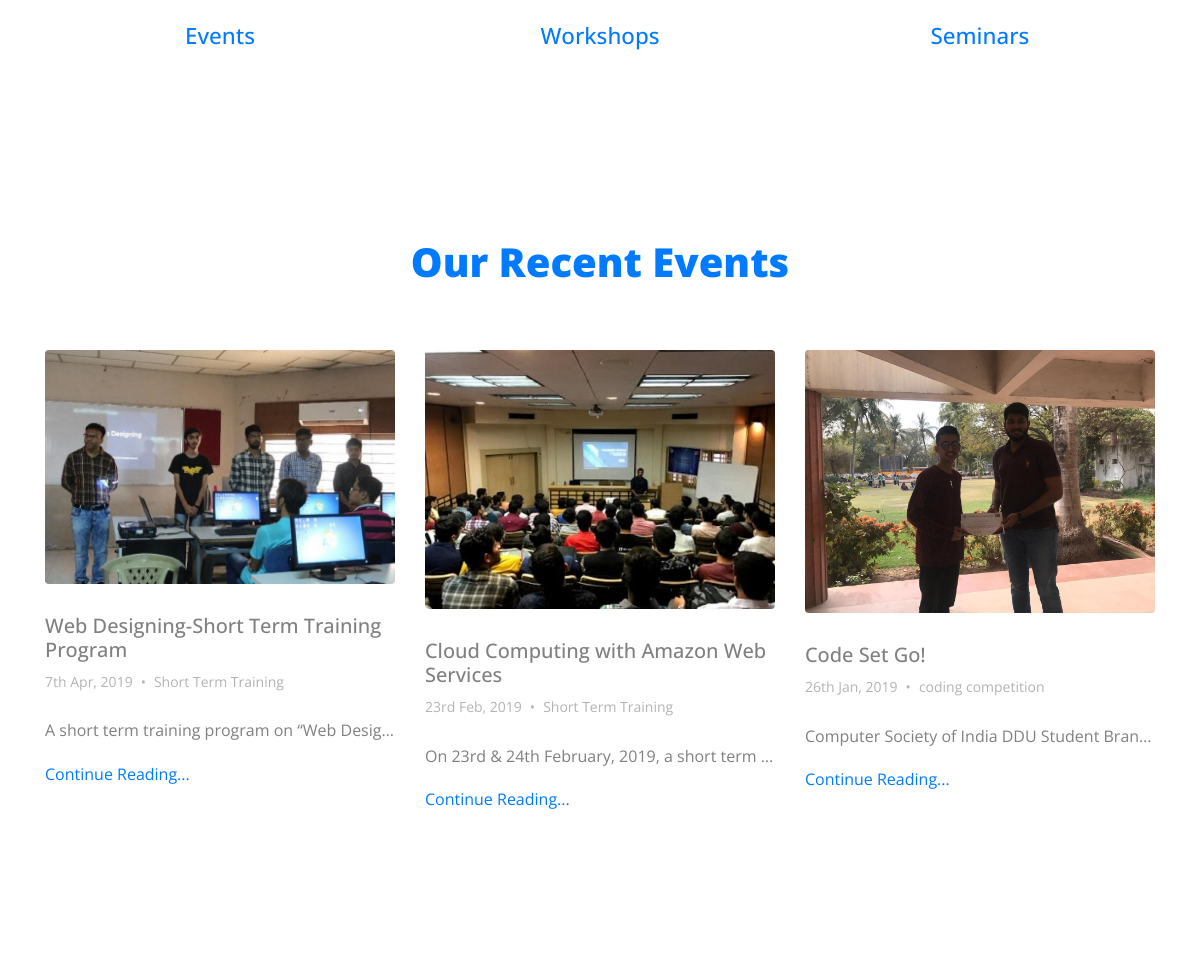
The app's page / (middle part), older data.
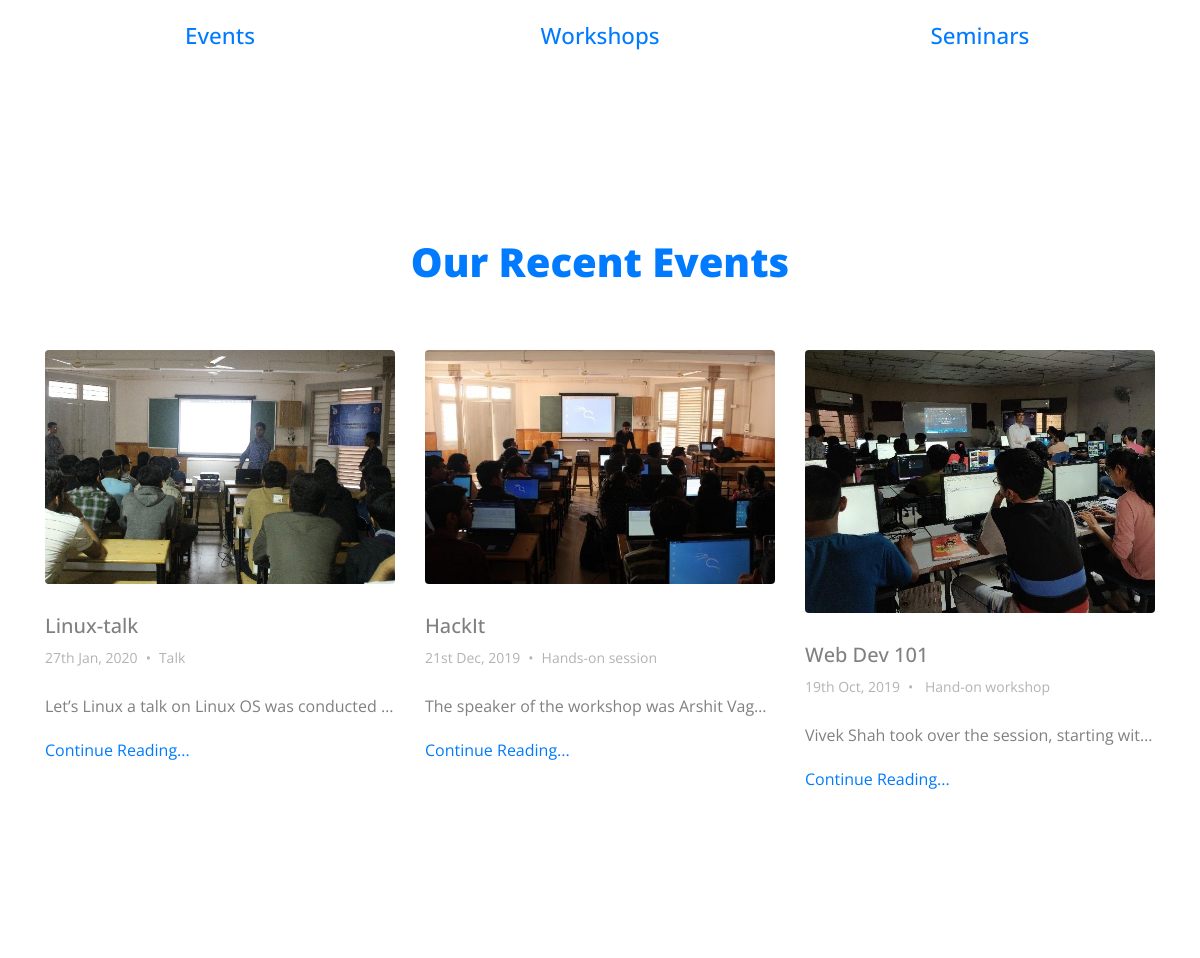
The same page, newer data.
### tables this page shows
CREATE TABLE `event_master` (
  `id` int(6) NOT NULL,
  `name` varchar(70) NOT NULL,
  `type` varchar(20) NOT NULL,
  `date` date NOT NULL,
  `description` varchar(700) NOT NULL,
  `photo_link` varchar(500) DEFAULT NULL,
  `blog_link` varchar(500) DEFAULT NULL
);

### index.php (the view, shortened to what this page needs)
<!doctype html>
<html lang="en">
  <head>
	<link rel="stylesheet" href="fonts/icomoon/style.css">
	<link rel="stylesheet" href="css/bootstrap.min.css">
	<link rel="stylesheet" href="css/jquery-ui.css">
	<link rel="stylesheet" href="css/jquery.fancybox.min.css">
	<link rel="stylesheet" href="css/bootstrap-datepicker.css">
	<link rel="stylesheet" href="css/owl.carousel.min.css">
    <link rel="stylesheet" href="css/owl.theme.default.min.css">
    <link rel="stylesheet" href="css/owl.theme.default.min.css">
	<link rel="stylesheet" href="fonts/flaticon/font/flaticon.css">
	<link rel="stylesheet" href="css/aos.css">
	<link rel="stylesheet" href="css/style.css">
  </head>
  <body data-spy="scroll" data-target=".site-navbar-target" data-offset="300">
  <div class="site-wrap">
	 <div class="container">
		<div class="row mb-5">
		  <div class="col-md-4 text-center" data-aos="fade-up" data-aos-delay="">
			<h3 class="card-title text-primary">Events</h3>
	    </div>
		  <div class="col-md-4 text-center" data-aos="fade-up" data-aos-delay="100">
			<h3 class="card-title text-primary">Workshops</h3>
	    </div>
		  <div class="col-md-4 text-center" data-aos="fade-up" data-aos-delay="200">
			<h3 class="card-title text-primary">Seminars</h3>
	    </div>
		</div>
	  </div>
  </div>
	  <section class="site-section" id="blog-section">
		<div class="container">
		  <div class="row mb-5">
			<div class="col-12 text-center" data-aos="fade">
			  <h2 class="section-title mb-3">Our Recent Events</h2>
			</div>
		  </div>
		  <div class="row">
			<?php
  			include("db_connect.php");
  			$sql = "SELECT * from event_master ORDER BY date DESC LIMIT 3";
  			$event_list = $pdo->query($sql)->fetchAll();
  			foreach($event_list as $event){
  			?>
			<div class="col-md-6 col-lg-4 mb-2 mb-lg-4" data-aos="fade-up">
			  <div class="h-entry">
				<a href="<?php echo $event['blog_link']; ?>">
				  <img src="<?php echo $event['photo_link']; ?>" alt="Recent CSI event photo" class="img-fluid rounded">
				</a>
				<h2 class="font-size-regular"><?php echo $event['name']; ?></a></h2>
				<div class="meta mb-4"><?php echo date("jS M, Y", strtotime($event['date'])); ?><span class="mx-2">&bullet;</span><?php echo $event['type']; ?></div>
				<p class="text-truncate"><?php echo $event['description']; ?></p>
				<p><a href="events.php">Continue Reading...</a></p>
			  </div>
			</div>
			<?php
			}
			?>
		  </div>
		</div>
	  </section>
  </body>
</html>

Row changes from the older to the newer data that the page shows:
no longer on this page (row unchanged): event_master: photo_link (picture), name "Web Designing-Short Term Training Program", date "7th Apr, 2019", type "Short Term Training", description "A short term training program on “Web Desig…"
no longer on this page (row unchanged): event_master: photo_link (picture), name "Cloud Computing with Amazon Web Services", date "23rd Feb, 2019", type "Short Term Training", description "On 23rd & 24th February, 2019, a short term…"
no longer on this page (row unchanged): event_master: photo_link (picture), name "Code Set Go!", date "26th Jan, 2019", type "coding competition", description "Computer Society of India DDU Student Bran…"
added event_master: photo_link (picture), name "Linux-talk", date "27th Jan, 2020", type "Talk", description "Let’s Linux a talk on Linux OS was conducted…"
added event_master: photo_link (picture), name "HackIt", date "21st Dec, 2019", type "Hands-on session", description "The speaker of the workshop was Arshit Vag…"
added event_master: photo_link (picture), name "Web Dev 101", date "19th Oct, 2019", type "Hand-on workshop", description "Vivek Shah took over the session, starting wit…"
